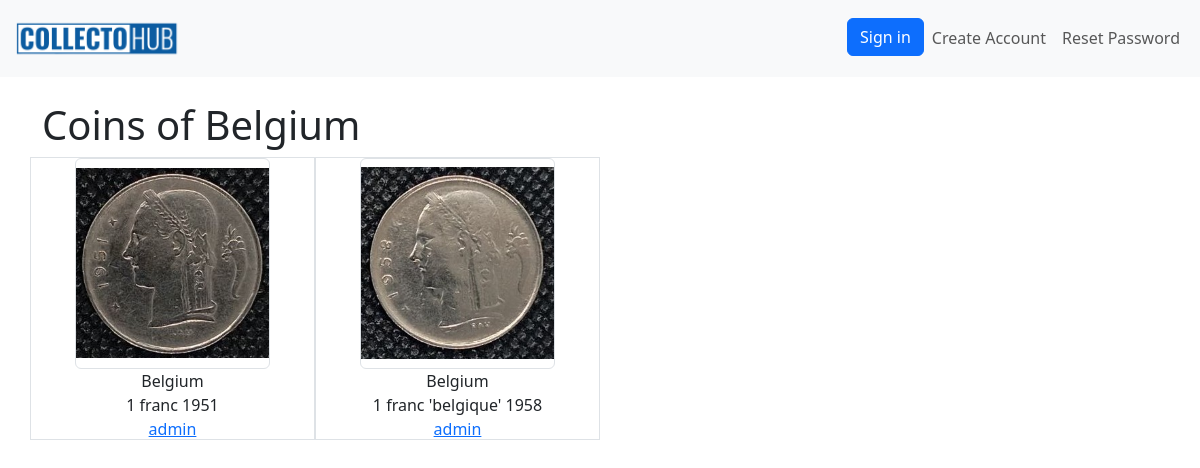
/country/5/, run on an earlier commit of the app's database.
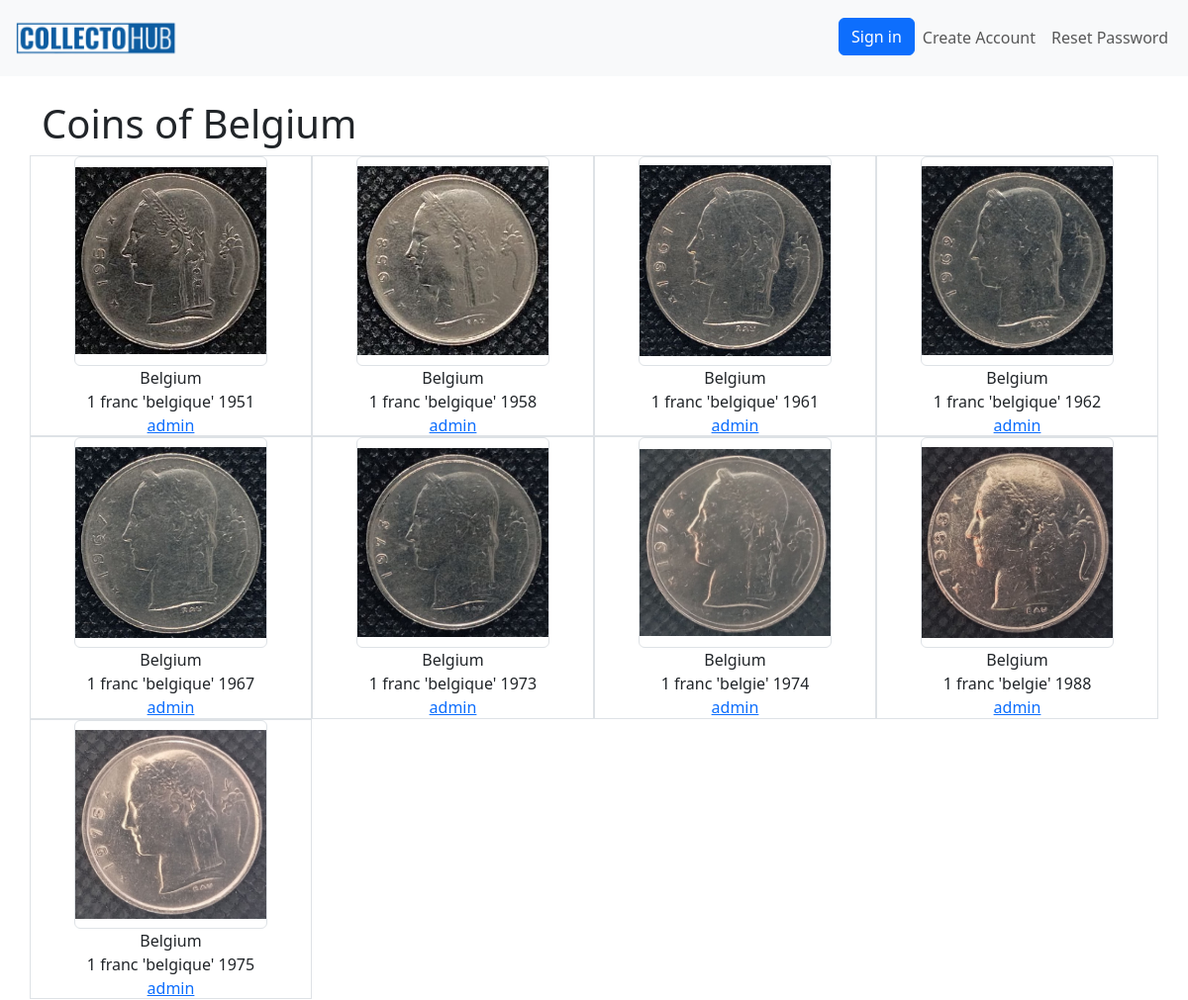
And on a later commit of the database.
### coins/models.py (models this page shows, shortened)
class Country(models.Model):
    name = models.CharField(max_length=150, unique=True)
    continent = models.ForeignKey(Continent, on_delete=models.CASCADE, related_name="countries")
    class Meta:
        verbose_name = "Country"
        verbose_name_plural = "Countries"
    def __str__(self):
        return self.name

class Coin(models.Model):
    img_front = models.ImageField(upload_to='products_image', blank=True)
    img_back = models.ImageField(upload_to='products_image', blank=True)
    img_add_1 = models.ImageField(upload_to='products_image', blank=True)
    img_add_2 = models.ImageField(upload_to='products_image', blank=True)
    country = models.ForeignKey(Country, on_delete=models.CASCADE, related_name='coins')  # Reference to Country
    denomination = models.CharField(max_length=150)  # Denomination
    year = models.IntegerField()  # Year
    material = models.CharField(max_length=15, blank=True, choices=material_choices)  # Material
    safety = models.CharField(max_length=2, blank=True, choices=safety_choices)  # Optional field for admin use
    weight = models.FloatField(blank=True, null=True)  # Weight
    diameter = models.FloatField(blank=True, null=True)  # Diameter
    thickness = models.FloatField(blank=True, null=True)  # Thickness
    circulation = models.IntegerField(blank=True, null=True)  # Circulation
    owner = models.ForeignKey(User, on_delete=models.CASCADE, related_name='coins')
    box = models.ForeignKey('Box', on_delete=models.SET_NULL, blank=True, null=True, related_name='coins')
    status = models.CharField(max_length=1, choices=status_choices_coin, default='a')
    views_counter = models.IntegerField(default=0)
    class Meta:
        verbose_name = 'Coin'
        verbose_name_plural = 'Coins'

### coins/views.py (the view)
# urls.py: path('country/<int:pk>/', views.CountryDetailView.as_view(), name='country-detail'),
class CountryDetailView(DetailView):
    model = Country

### coins/context_processors.py (called while the page is built)
def statistics_processor(request):
    return {
        'num_coins': Coin.objects.filter(status='a').count()
    }

### coins/templates/coins/country_detail.html (shortened to what this page needs)
{% extends 'coins/base.html' %}
{% block content %}
<h1>Coins of {{ country.name }}</h1>
<div class="row">
    {% for coin in country.coins.all %}
    <div class="col-3 text-center border ">
        <a href="{% url 'coins:coin-detail' pk=coin.id %}">
            <img src="{{ coin.img_front.url }}" alt="coin" class="w-75 h-75 object-fit-contain border rounded">
        </a>
        <p>
            {{ coin.country }}
            <br>
            {{ coin.denomination }} {{ coin.year }}
            <br>
            <a href="{% url 'coins:user-cabinet' pk=coin.owner.id %}">
                {{ coin.owner}}
            </a>
        </p>
    </div>
    {% endfor %}
</div>
{% endblock %}

### coins/templates/coins/base.html (shortened to what this page needs)
<!DOCTYPE html>
{% load static %}
<html lang="en">
<head>
    <link
      href="https://cdn.jsdelivr.net/npm/bootstrap@5.3.3/dist/css/bootstrap.min.css"
      rel="stylesheet"
    />
    <link
      rel="stylesheet"
      href="https://cdnjs.cloudflare.com/ajax/libs/font-awesome/6.6.0/css/all.min.css"
    />
</head>
<body>
    <nav class="navbar navbar-expand-lg navbar-light bg-light mb-4">
        <div class="container-fluid">
            <a class="navbar-brand" href="{% url 'coins:index'%}">
                <img
                  src="{% static 'coins/img/coins.png' %}"
                  alt="logo"
                  class="d-inline-block align-text-top"
                  style="width: 170px;"
                />
            </a>
            <div class="collapse navbar-collapse" id="navbarSupportedContent">
                <ul class="navbar-nav ms-auto mb-2 mb-lg-0">
                    {% if user.is_authenticated %}
                    <li class="nav-item">
                        <a class="nav-link" href="{% url 'coins:user-cabinet' pk=user.id %}">Personal Cabinet</a>
                    </li>
                    {% if user.profile.has_multi_offers_under_consideration %}
                    <li class="nav-item">
                        <a class="nav-link text-warning" href="{% url 'coins:user-offers' %}">Offers to Consider</a>
                    </li>
                    {% endif %}
                    <li class="nav-item">
                        <a class="nav-link" href="{% url 'coins:user-mail-box' pk=user.id %}">
                            Mailbox {% if user.profile.unread_messages_count %}: ({{ user.profile.unread_messages_count }}){% endif %}
                        </a>
                    </li>
                    {% if user.is_staff %}
                    <li class="nav-item">
                        <a class="nav-link" href="/admin/" target="_blank">Admin Panel</a>
                    </li>
                    {% endif %}
                    {% if user.is_superuser %}
                    <li class="nav-item">
                        <a class="nav-link" href="{% url 'coins:coins-to-send' %}">Coins for Send</a>
                    </li>
                    {% endif %}
                    <li class="nav-item">
                        <a class="nav-link" href="{% url 'coins:sign-out' %}">Sign Out</a>
                    </li>
                    {% else %}
                    <li class="nav-item">
                        <button
                            type="button"
                            class="btn btn-primary"
                            data-bs-toggle="modal"
                            data-bs-target="#modal-login"
                        >
                            Sign in
                        </button>
                    </li>
                    <li class="nav-item">
                        <a class="nav-link" href="{% url 'coins:create-account-page' %}">Create Account</a>
                    </li>
                    <li class="nav-item">
                        <a class="nav-link" href="{% url 'coins:password-reset' %}">Reset Password</a>
                    </li>
                    {% endif %}
                </ul>
            </div>
        </div>
    </nav>
    <div class="container">
        {% block content %}{% endblock %}
    </div>
</body>
</html>

What changed in the data, as far as the page shows it:
changed Coin (number 1 of 9 on the later page): denomination "1 franc" → "1 franc 'belgique'"
added Coin: img_front (picture), country "Belgium", denomination "1 franc 'belgique'", year "1961", owner "admin"
added Coin: img_front (picture), country "Belgium", denomination "1 franc 'belgique'", year "1962", owner "admin"
added Coin: img_front (picture), country "Belgium", denomination "1 franc 'belgique'", year "1967", owner "admin"
added Coin: img_front (picture), country "Belgium", denomination "1 franc 'belgique'", year "1973", owner "admin"
added Coin: img_front (picture), country "Belgium", denomination "1 franc 'belgie'", year "1974", owner "admin"
added Coin: img_front (picture), country "Belgium", denomination "1 franc 'belgie'", year "1988", owner "admin"
added Coin: img_front (picture), country "Belgium", denomination "1 franc 'belgique'", year "1975", owner "admin"
